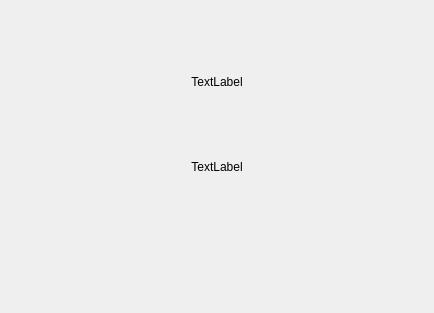
<?xml version="1.0" encoding="UTF-8"?>
<ui version="4.0">
 <class>about</class>
 <widget class="QDialog" name="about">
  <property name="geometry">
   <rect>
    <x>0</x>
    <y>0</y>
    <width>434</width>
    <height>313</height>
   </rect>
  </property>
  <property name="windowTitle">
   <string>About</string>
  </property>
  <layout class="QGridLayout" name="gridLayout_2">
   <item row="0" column="0">
    <layout class="QVBoxLayout" name="verticalLayout">
     <item alignment="Qt::AlignHCenter|Qt::AlignVCenter">
      <widget class="QLabel" name="label">
       <property name="layoutDirection">
        <enum>Qt::LeftToRight</enum>
       </property>
       <property name="text">
        <string>TextLabel</string>
       </property>
       <property name="alignment">
        <set>Qt::AlignCenter</set>
       </property>
      </widget>
     </item>
     <item alignment="Qt::AlignHCenter|Qt::AlignTop">
      <widget class="QLabel" name="label_2">
       <property name="text">
        <string>TextLabel</string>
       </property>
       <property name="alignment">
        <set>Qt::AlignHCenter|Qt::AlignTop</set>
       </property>
      </widget>
     </item>
    </layout>
   </item>
  </layout>
 </widget>
 <resources/>
 <connections/>
</ui>
